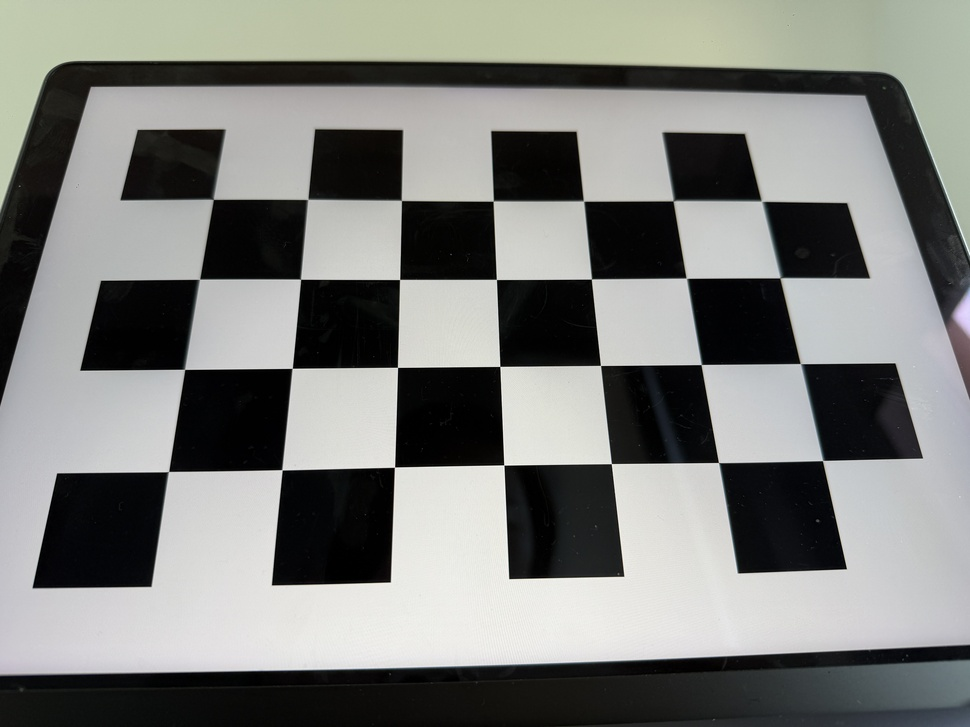
#> input picture Week1/calib_images/calib_03.JPG, 970 x 727 px, shrunk from 5712 x 4284 before the run; its folder holds only this picture in this run
$ jupyter execute --allow-errors 'Zhang'"'"'s Method.ipynb'
#> lines starting #> are read from the running program, lines starting #| are printed output that depends on the picture; after the words box and inside, x2 and y2 are one past the last pixel; in counts of white or black regions, pixels touching at a corner belong together
[cell 1]
import numpy as np
import cv2
import glob
import os

os.makedirs("calibration_results", exist_ok=True)

pattern_size = (4, 7)
square_size = 2.5

objp = np.zeros((pattern_size[0] * pattern_size[1], 3), np.float32)
objp[:, :2] = np.mgrid[0:pattern_size[0], 0:pattern_size[1]].T.reshape(-1, 2)
objp *= square_size

obj_points = []
img_points = []

calib_images = glob.glob("calib_images/calib_*.JPG")
assert len(calib_images) > 0, "未找到标定图像，请检查calib_images目录"

for fname in calib_images:
    img = cv2.imread(fname)
#> img is the input picture: shape (727, 970, 3); mean B, G, R 123.8, 127, 125.7
    gray = cv2.cvtColor(img, cv2.COLOR_BGR2GRAY)
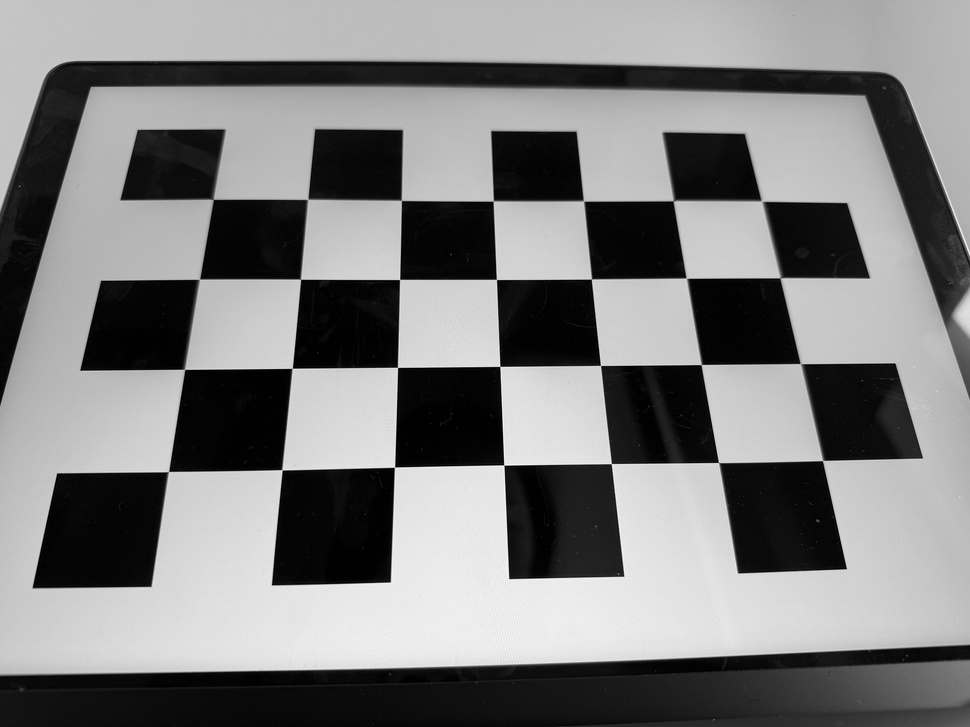
#> gray: shape (727, 970); min 0, max 255, mean 126.2

    ret, corners = cv2.findChessboardCorners(gray, pattern_size)
#> ret = True; corners = 28 rows, first 8: [168.6, 471.4], [184.6, 369.4], [199.6, 279.1], [213.4, 199.5], [282, 469.8], [292.2, 368.3], [300.6, 279.3], [307.8, 199.3]

    if ret:
        corners_refined = cv2.cornerSubPix(
            gray, corners, (11, 11), (-1, -1),
            criteria=(cv2.TERM_CRITERIA_EPS + cv2.TERM_CRITERIA_MAX_ITER, 30, 0.001)
        )
#> corners_refined = 28 rows, first 8: [168.3, 471.6], [184.5, 369.3], [199.3, 279.2], [213.1, 199.3], [281.9, 469.8], [292.1, 368.3], [300.5, 279.2], [307.6, 199.3]

        obj_points.append(objp)
        img_points.append(corners_refined)

        cv2.drawChessboardCorners(img, pattern_size, corners_refined, ret)
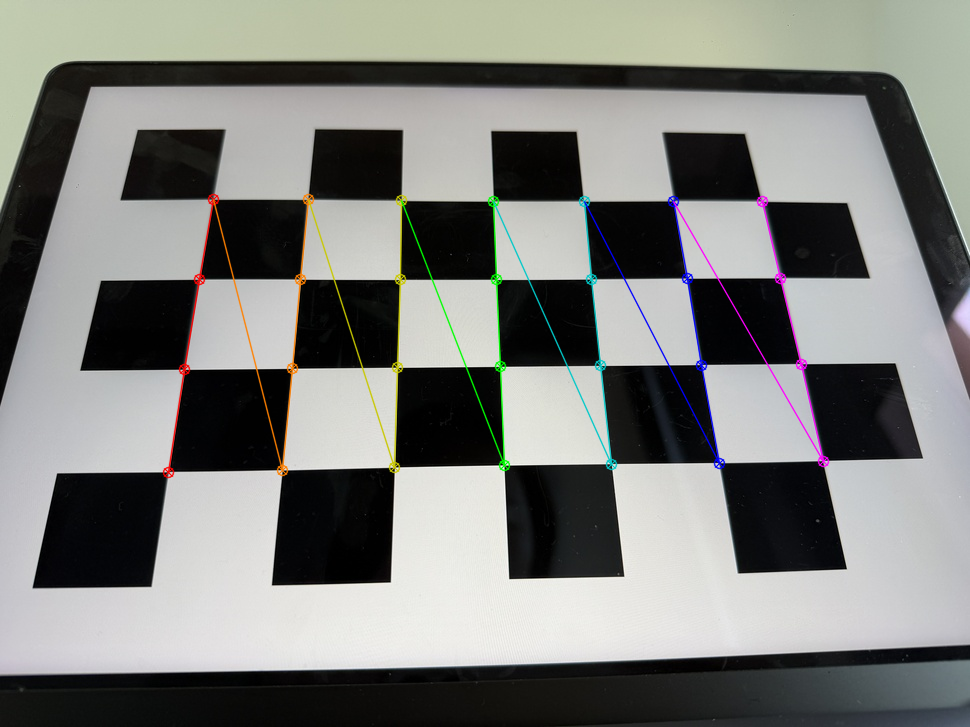
#> img: shape (727, 970, 3); 1.8% of pixels changed, all inside (x1, y1, x2, y2) = (162, 193, 830, 479)
        cv2.imshow("Corners", img)
        cv2.waitKey(500)  # 显示0.5秒

cv2.destroyAllWindows()

#> (the rest of this cell did not finish here and is left out)

[cell 2]
test_img = cv2.imread(calib_images[0])
h, w = test_img.shape[:2]
#> h = 727; w = 970
#> (the rest of this cell did not finish here and is left out)

$ run again, on Week1/calib_images/calib_07.JPG
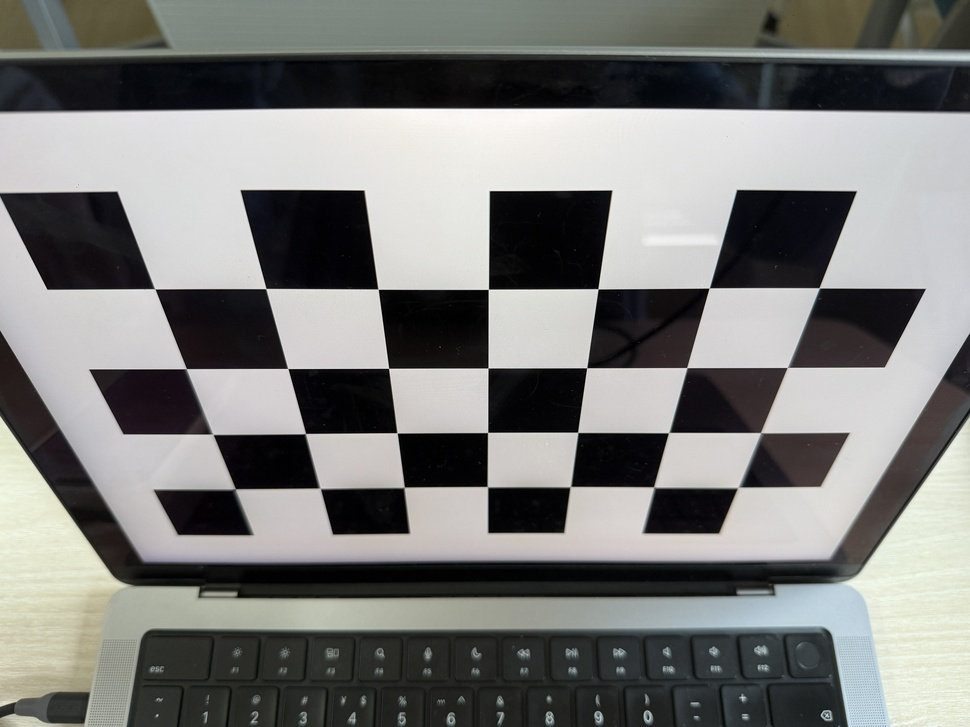
#> input picture Week1/calib_images/calib_07.JPG, 970 x 727 px, shrunk from 5712 x 4284 before the run
#> img is the input picture: shape (727, 970, 3); mean B, G, R 122.1, 124.2, 124
#> `gray = cv2.cvtColor(img, cv2.COLOR_BGR2GRAY)`:
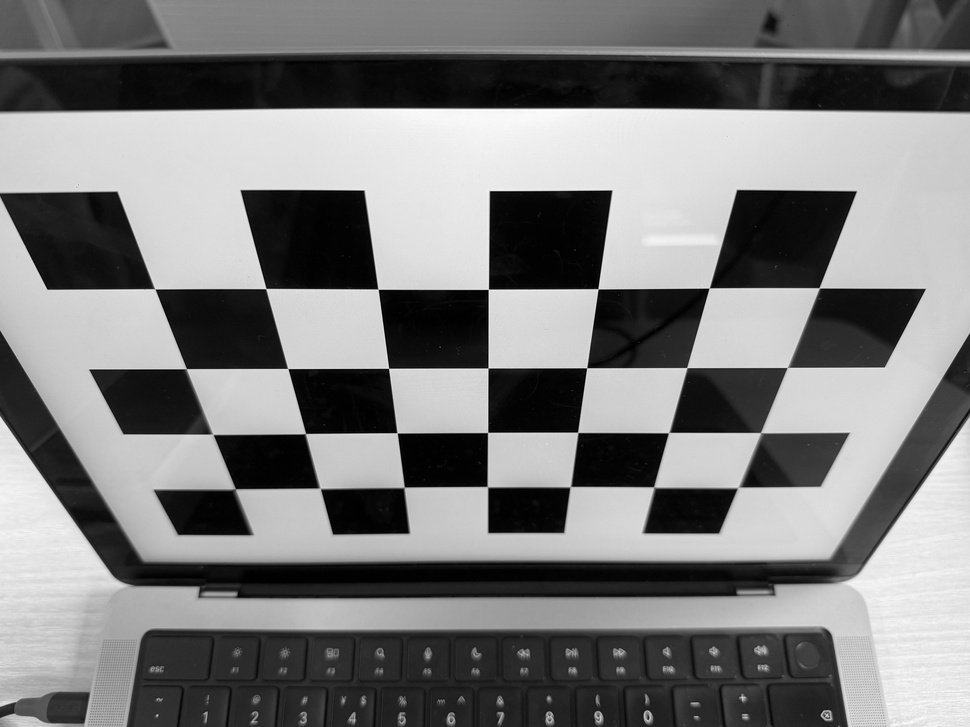
#> gray: shape (727, 970); min 0, max 255, mean 123.9
#> ret = True; corners = 28 rows, first 8: [235.9, 488.4], [213.7, 434.8], [186.6, 368.6], [154.9, 289], [321, 489], [305.5, 433.3], [287.8, 368.5], [266, 288.6]
#> corners_refined = 28 rows, first 8: [235.1, 488.9], [212.6, 434.4], [186.2, 368.6], [154.6, 288.8], [319.8, 488.4], [305.4, 433.6], [287.7, 368.5], [265.9, 288.5]
#> `cv2.drawChessboardCorners(img, pattern_size, corners_refined, ret)`:
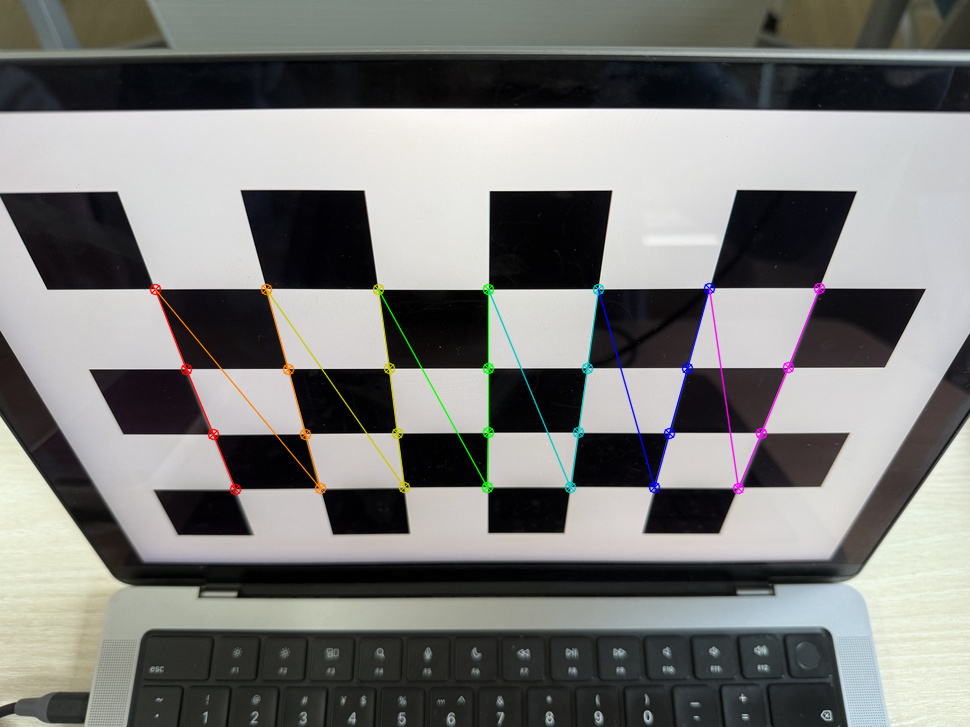
#> img: shape (727, 970, 3); 1.44% of pixels changed, all inside (x1, y1, x2, y2) = (149, 282, 826, 496)

$ run again, on Week1/calib_images/calib_08.JPG
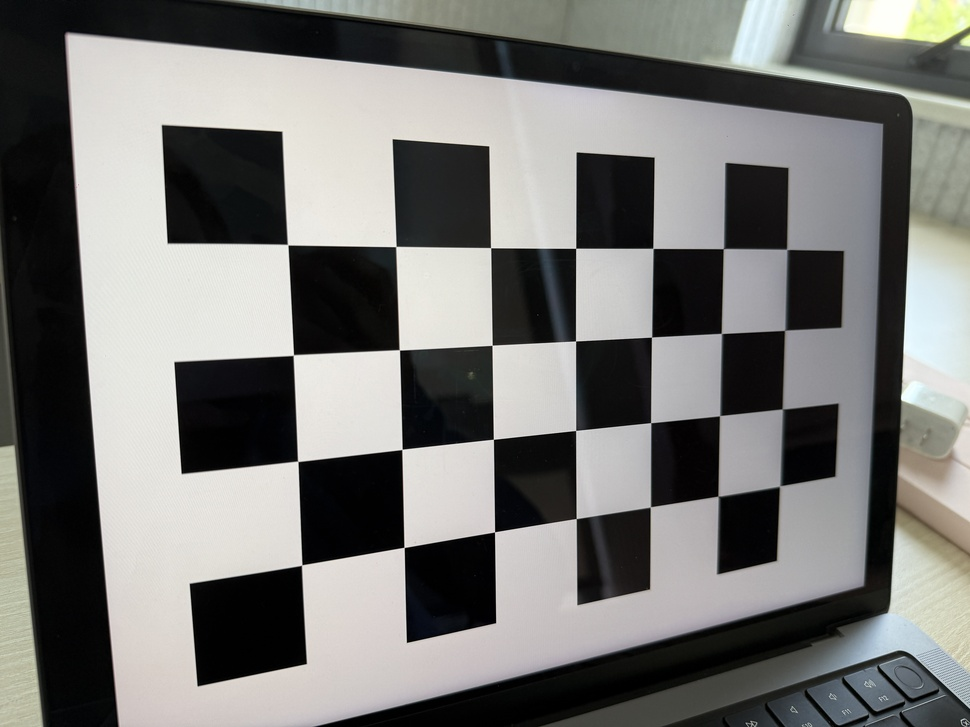
#> input picture Week1/calib_images/calib_08.JPG, 970 x 727 px, shrunk from 5712 x 4284 before the run
#> img is the input picture: shape (727, 970, 3); mean B, G, R 117.1, 119.5, 119.6
#> ret = True; corners = 28 rows, first 8: [301.7, 565], [297.8, 461.4], [293.4, 355.1], [287.7, 244.8], [404.1, 547.4], [402.1, 449.3], [399.4, 349.9], [395.9, 246.5]
#> corners_refined = 28 rows, first 8: [301.7, 565.1], [297.7, 461.3], [293.3, 355.1], [287.6, 244.6], [404.1, 547.4], [401.9, 449.4], [399.3, 349.8], [395.9, 246.5]
#> `cv2.drawChessboardCorners(img, pattern_size, corners_refined, ret)`:
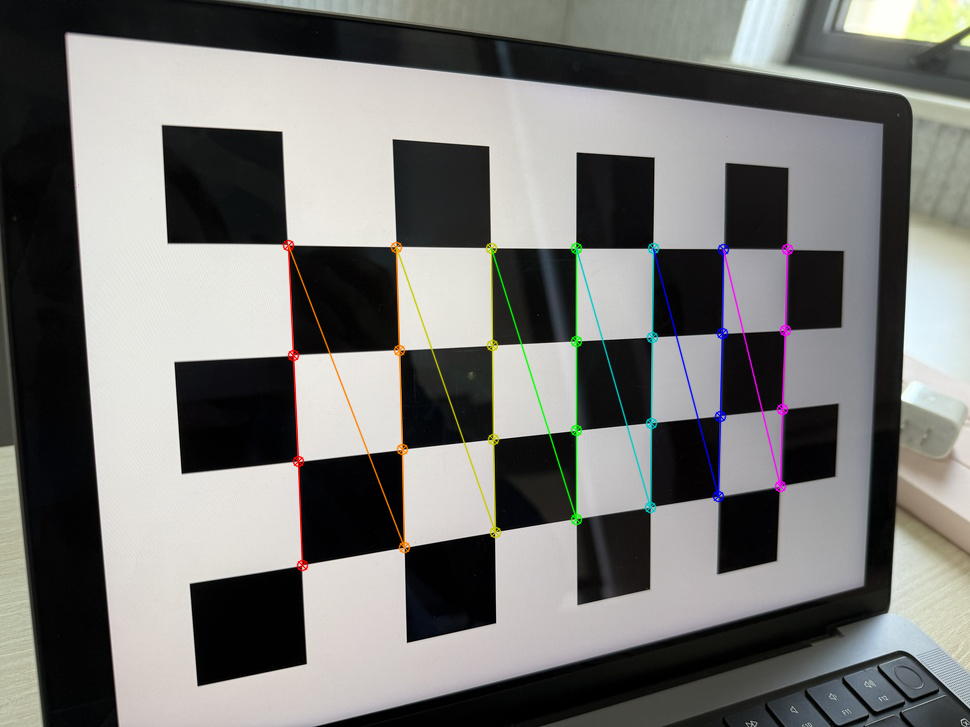
#> img: shape (727, 970, 3); 1.83% of pixels changed, all inside (x1, y1, x2, y2) = (282, 239, 794, 572)

$ run again, on Week1/calib_images/calib_04.JPG
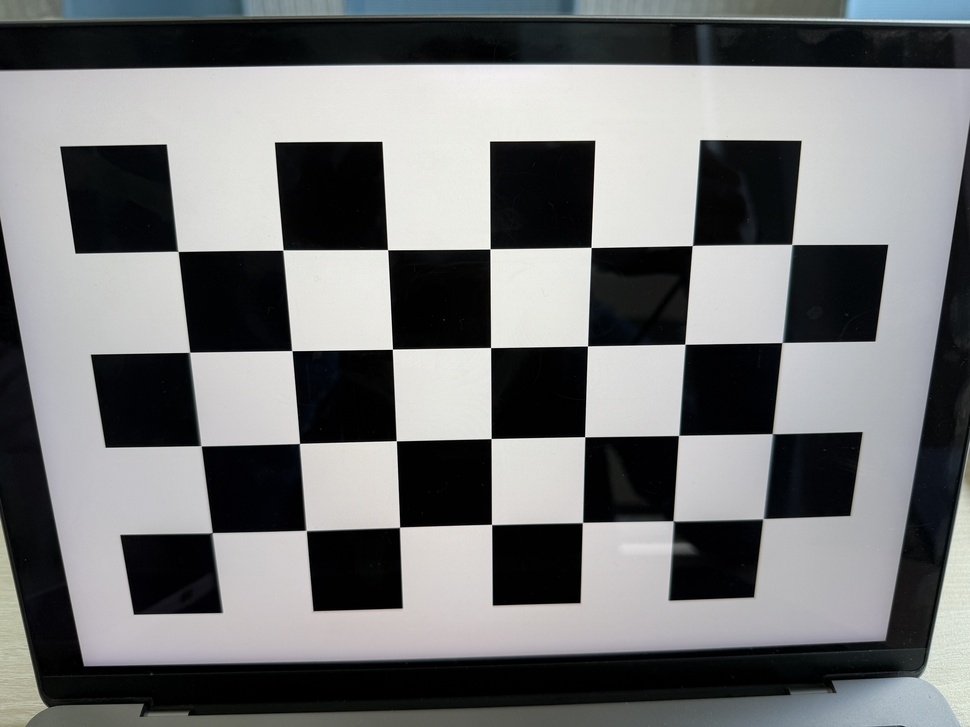
#> input picture Week1/calib_images/calib_04.JPG, 970 x 727 px, shrunk from 5712 x 4284 before the run
#> img is the input picture: shape (727, 970, 3); mean B, G, R 118.2, 117.5, 116.4
#> ret = True; corners = 28 rows, first 8: [212.5, 532.3], [201.6, 446.1], [190, 352.2], [178, 251.5], [306.3, 530.3], [299.7, 443.2], [291.9, 350.8], [283, 250.1]
#> corners_refined = 28 rows, first 8: [212.1, 532.7], [200.8, 445.8], [189.5, 352.3], [177.8, 251.4], [306, 530.5], [299.4, 443.4], [291.8, 350.6], [283, 250]
#> `cv2.drawChessboardCorners(img, pattern_size, corners_refined, ret)`:
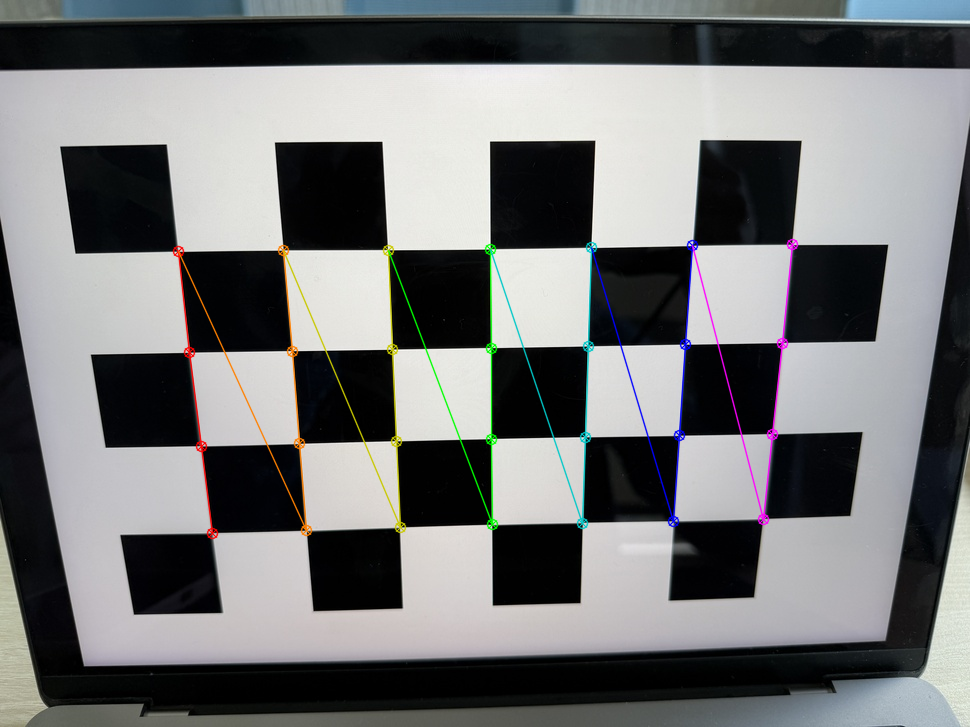
#> img: shape (727, 970, 3); 1.86% of pixels changed, all inside (x1, y1, x2, y2) = (172, 238, 799, 540)
